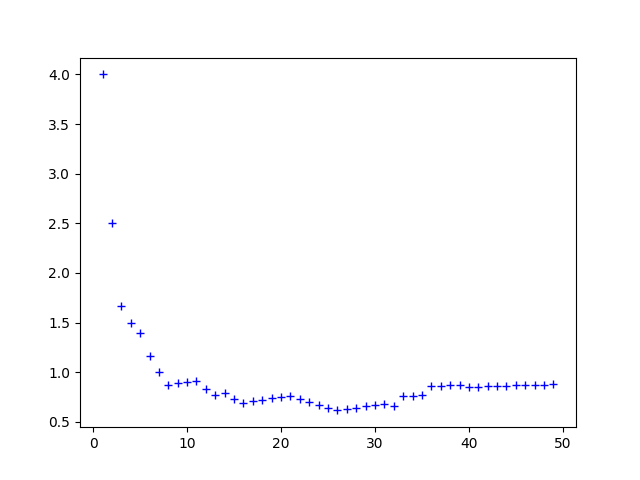

Write the Python code that produced this figure.
from math import sqrt

import matplotlib.pyplot as plt
import numpy


def loadu1(path):
    f = open(path)
    currentid = '-1'
    trainset = {}
    for line in f:
        m = line.replace("\n","").split("\t")
        m0 = int(m[0])
        m1 = int(m[1])
        m2 = int(m[2])
        if currentid == '-1':
            currentid = m0
            trainset[currentid] = {}
        if currentid != m0:
            #trainset.append(user)
            currentid = m0
            trainset[currentid] = {}
            trainset[currentid][m1] = m2
        else:
            trainset[currentid][m1] = m2
    return trainset

trainset = loadu1("ml-100k/u1.base")

def similarity_score(person1, person2):
    both_viewed = {}
    for item in trainset[person1]:
        if item in trainset[person2]:
            both_viewed[item] = 1
        if len(both_viewed) == 0:
            return 0
        sum_of_eclidean_distance = []
        for item in trainset[person1]:
            if item in trainset[person2]:
                sum_of_eclidean_distance.append(pow(trainset[person1][item] - trainset[person2][item], 2))
        sum_of_eclidean_distance = float(sum(sum_of_eclidean_distance))
        return 1 / (1 + sqrt(sum_of_eclidean_distance))

def most_similar_users(person):
    scores = [(similarity_score(person, other_person), other_person) for other_person in trainset if
              other_person != person]
    scores.sort()
    scores.reverse()
    # res = scores[0:10]
    # sum = 0
    # for i in range(len(res)):
    #     sum += res[i][0]
    # for i in range(len(res)):
    #     res[i] = (res[i][0]/sum,res[i][1])
    return scores

def predict(person,movie):
    scores = most_similar_users(person)
    count = 0
    res = []
    for i in range(len(scores)):
        if count == 10:
            break
        if movie in trainset[scores[i][1]]:
            count += 1
            res.append((scores[i][0],scores[i][1],trainset[scores[i][1]][movie]))
    sum = 0
    for i in range(len(res)):
        sum += res[i][0]
    rate = 0
    for i in range(len(res)):
        rate += res[i][2] * (res[i][0]/sum)
    return int(round(rate))
def RES(num):
    sum = 0.0
    f = open("ml-100k/u1.test")
    size = 0
    for line in f:
        if size<num:
            m = line.replace("\n", "").split("\t")
            m0 = int(m[0])
            m1 = int(m[1])
            m2 = int(m[2])
            sum += pow(predict(m0,m1) - m2,2)
            size += 1
    sum /= num
    return sum

for i in range(1,50):
    k = RES(i)
    plt.plot(i,k,'b+')
    print(i,k)
plt.show()

# for i in trainset.keys():
#     for j in trainset[i].keys():
#         print(str(i)+" "+str(j)+" "+str(trainset[i][j]))
